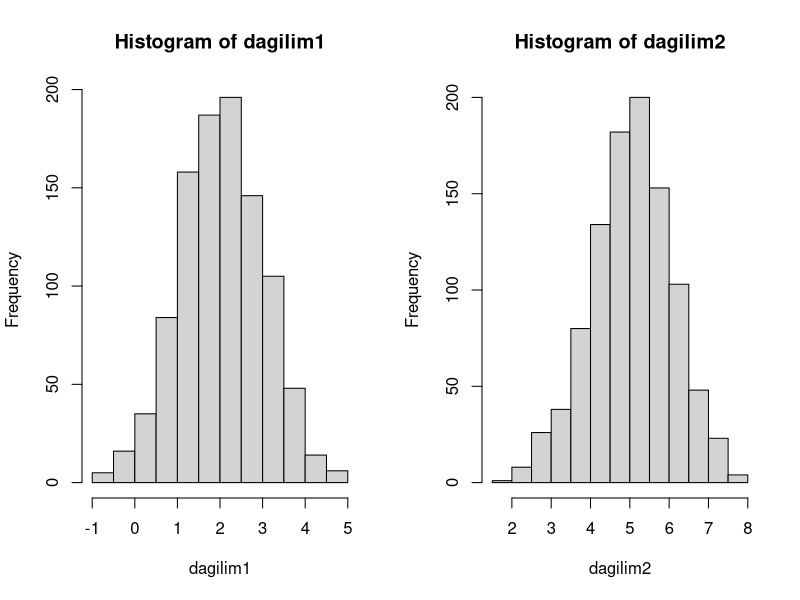
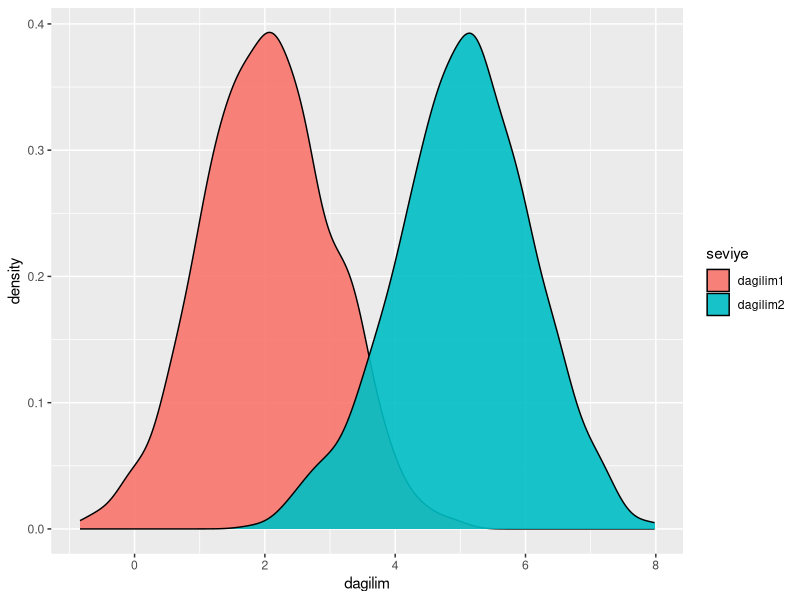
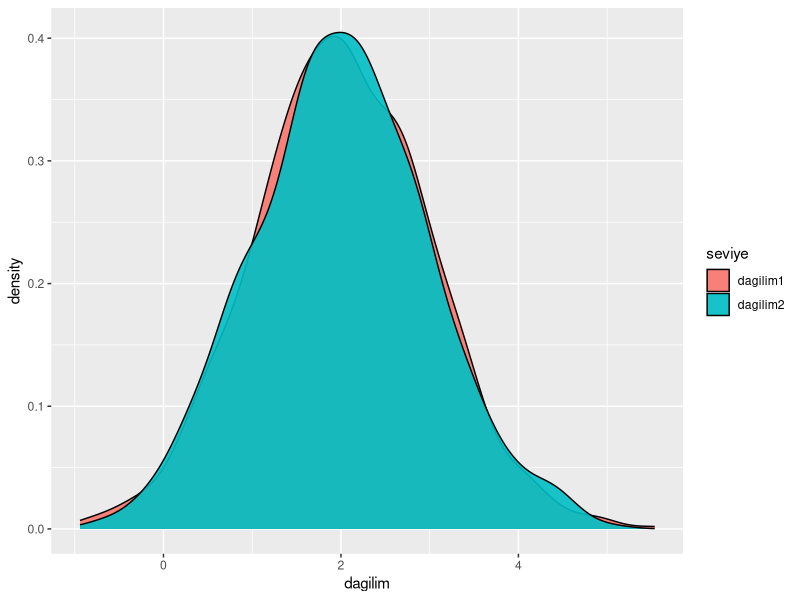
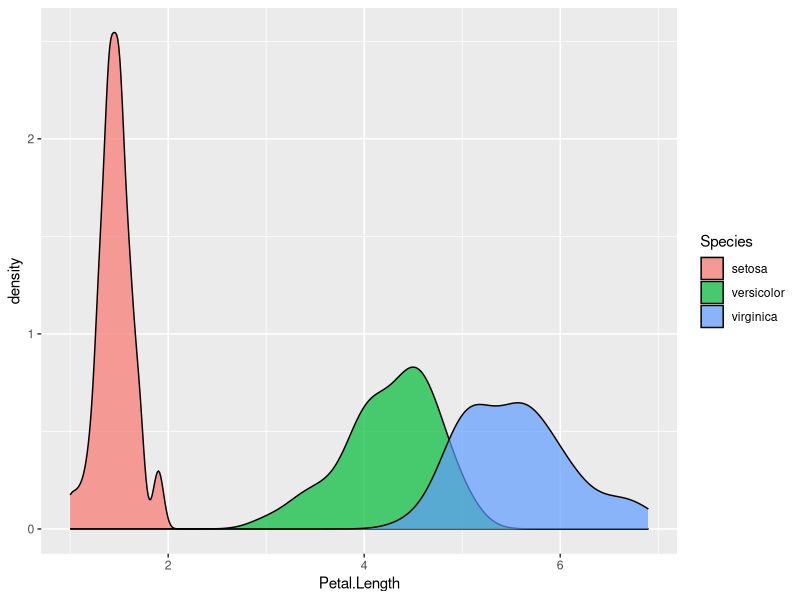

Reproduce these figures in R, in order.
## ---- chunk 1
dagilim1 <- rnorm(n = 1000, mean = 2, sd = 1)
dagilim2 <- rnorm(n = 1000, mean = 5, sd = 1)
## ---- chunk 2
par(mfrow=c(1,2))
hist(dagilim1)
hist(dagilim2)
## ---- chunk 3
sim <- data.frame(
  dagilim = c(dagilim1, dagilim2), 
  seviye = c(
    rep("dagilim1", 1000), 
    rep("dagilim2", 1000)
    )
  )

library(ggplot2)

ggplot(data = sim, aes(x=dagilim)) + geom_density(aes(fill = seviye), alpha = 0.9)
## ---- chunk 4
test <- t.test(x = dagilim1, y = dagilim2)

test
## ---- chunk 5
test$p.value
## ---- chunk 6
test$p.value
## ---- chunk 7
test$p.value < 0.001
## ---- chunk 8
test
## ---- chunk 9
dagilim1 <- rnorm(n = 1000, mean = 2, sd = 1)
dagilim2 <- rnorm(n = 1000, mean = 2, sd = 1)

sim <- data.frame(
  dagilim = c(dagilim1, dagilim2), 
  seviye = c(
    rep("dagilim1", 1000), 
    rep("dagilim2", 1000)
    )
  )

library(ggplot2)

ggplot(data = sim, aes(x=dagilim)) + geom_density(aes(fill = seviye), alpha = 0.9)

## ---- chunk 10
test <- t.test(x = dagilim1, y = dagilim2)

test
## ---- chunk 11
test$p.value< 0.001
## ---- chunk 12
ggplot(data = iris, aes(x = Petal.Length)) + geom_density(aes(fill = Species), alpha = 0.7)
## ---- chunk 13
versicolor_petal_length  <- iris$Petal.Length[iris$Species == "versicolor"]
virginica_petal_length  <- iris$Petal.Length[iris$Species == "virginica"]
## ---- chunk 14
test <- t.test(x = versicolor_petal_length, y = virginica_petal_length)
## ---- chunk 15
test
## ---- chunk 16
test$p.value < 0.05
